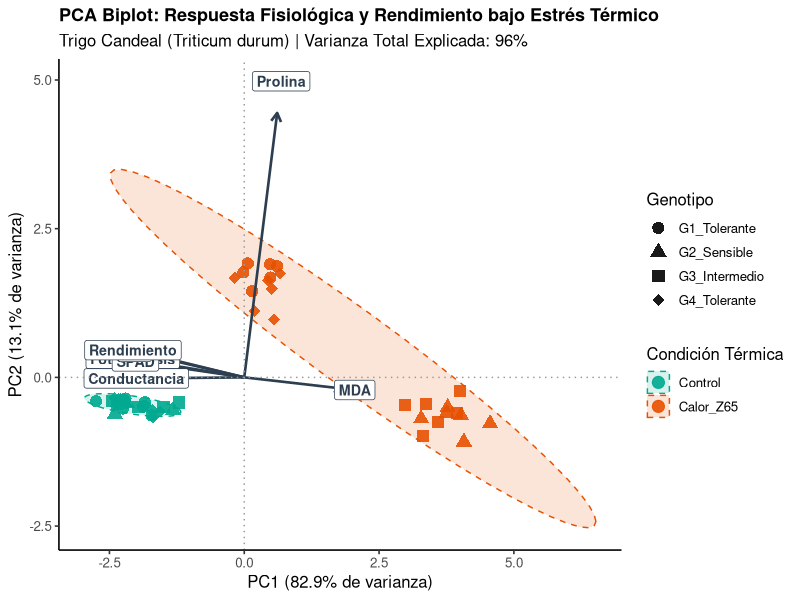

This chart was generated by the following R code:
# ============================================================================
# 03_pca_biplot_fisiologia.R — PCA BIPLOT MULTIVARIADO EN FISIOLOGÍA VEGETAL
# Reducción de Dimensionalidad y Correlaciones Fisiológicas en Cultivos
# ============================================================================
# Aplicación: Integración de variables fisiológicas (fotosíntesis, SPAD, MDA,
# prolina, estabilidad de membrana) bajo estrés térmico en trigo durum.
# ============================================================================

library(tidyverse)
library(patchwork)

set.seed(555)

# 1. SIMULACIÓN DE DATASET MULTIDIMENSIONAL (FISIOLOGÍA + RENDIMIENTO)
# Factores: 4 Genotipos (G1_Tolerante, G2_Sensible, G3_Intermedio, G4_Tolerante)
# Tratamientos: Control (22°C) vs Estrés Térmico (38°C)
# 6 réplicas biológicas por combinación (N = 48)

genotipos <- c("G1_Tolerante", "G2_Sensible", "G3_Intermedio", "G4_Tolerante")
tratamientos <- c("Control", "Calor_Z65")
n_rep <- 6

df_base <- expand.grid(
  Genotipo = factor(genotipos, levels = genotipos),
  Tratamiento = factor(tratamientos, levels = tratamientos),
  Replica = 1:n_rep
)

# Generar variables fisiológicas correlacionadas
datos_fisiologia <- df_base %>%
  mutate(
    # Fotosíntesis neta (An: umol CO2 / m2 s)
    Fotosintesis = case_when(
      Tratamiento == "Control" ~ rnorm(n(), mean = 24, sd = 1.5),
      Genotipo %in% c("G1_Tolerante", "G4_Tolerante") ~ rnorm(n(), mean = 19, sd = 1.2),
      TRUE ~ rnorm(n(), mean = 11, sd = 1.4)
    ),
    # Conductancia estomática (gs: mol H2O / m2 s)
    Conductancia = Fotosintesis * 0.015 + rnorm(n(), 0, 0.03),
    # Contenido de clorofila (SPAD)
    SPAD = Fotosintesis * 1.5 + rnorm(n(), 15, 2.0),
    # Daño oxidativo: Malondialdehído (MDA: nmol/g MF) - Negativamente correlacionado
    MDA = case_when(
      Tratamiento == "Control" ~ rnorm(n(), mean = 8, sd = 1.0),
      Genotipo %in% c("G1_Tolerante", "G4_Tolerante") ~ rnorm(n(), mean = 14, sd = 1.5),
      TRUE ~ rnorm(n(), mean = 26, sd = 2.2)
    ),
    # Osmoprotector: Prolina libre (umol/g MF)
    Prolina = case_when(
      Tratamiento == "Control" ~ rnorm(n(), mean = 3.5, sd = 0.5),
      Genotipo %in% c("G1_Tolerante", "G4_Tolerante") ~ rnorm(n(), mean = 16.5, sd = 1.8),
      TRUE ~ rnorm(n(), mean = 7.0, sd = 1.2)
    ),
    # Índice de estabilidad de membrana (MSI: %)
    MSI = pmin(pmax(85 - (MDA * 1.8) + rnorm(n(), 0, 2.5), 30), 95),
    # Rendimiento de grano (g/planta)
    Rendimiento = (Fotosintesis * 0.4) + (MSI * 0.15) - (MDA * 0.2) + rnorm(n(), 0, 0.8)
  )

vars_numericas <- c("Fotosintesis", "Conductancia", "SPAD", "MDA", "Prolina", "MSI", "Rendimiento")
print(head(datos_fisiologia[, c("Genotipo", "Tratamiento", vars_numericas)], 6))

# ============================================================================
# 2. CÁLCULO DE PCA (Estandarización Z-score con scale = TRUE)
# ============================================================================
cat("\n--- [1] EJECUCIÓN DEL ANÁLISIS DE COMPONENTES PRINCIPALES (PCA) ---\n")
matriz_datos <- datos_fisiologia[, vars_numericas]
pca_res <- prcomp(matriz_datos, scale. = TRUE, center = TRUE)

# Varianza explicada por componente
var_exp <- pca_res$sdev^2 / sum(pca_res$sdev^2) * 100
pc1_var <- round(var_exp[1], 1)
pc2_var <- round(var_exp[2], 1)

cat("Varianza explicada por PC1:", pc1_var, "%\n")
cat("Varianza explicada por PC2:", pc2_var, "%\n")
cat("Varianza acumulada (PC1 + PC2):", round(pc1_var + pc2_var, 1), "%\n")

# ============================================================================
# 3. EXTRACCIÓN DE SCORES Y CARGAS (LOADINGS)
# ============================================================================
scores_df <- as.data.frame(pca_res$x) %>%
  bind_cols(datos_fisiologia[, c("Genotipo", "Tratamiento", "Replica")])

# Cargas factoriales (vectores)
loadings_df <- as.data.frame(pca_res$rotation) %>%
  mutate(Variable = rownames(pca_res$rotation))

# Factor de escala para que las flechas encajen armónicamente en el biplot
mult_escala <- 4.5
loadings_df <- loadings_df %>%
  mutate(
    PC1_scale = PC1 * mult_escala,
    PC2_scale = PC2 * mult_escala
  )

# ============================================================================
# 4. CONSTRUCCIÓN DEL PCA BIPLOT DE NIVEL DE PUBLICACIÓN
# ============================================================================
p_biplot <- ggplot() +
  # Elipses de concentración del 95% por Tratamiento
  stat_ellipse(
    data = scores_df,
    aes(x = PC1, y = PC2, fill = Tratamiento, color = Tratamiento),
    geom = "polygon",
    alpha = 0.15,
    level = 0.95,
    linetype = "dashed"
  ) +
  # Puntos de muestras individuales
  geom_point(
    data = scores_df,
    aes(x = PC1, y = PC2, color = Tratamiento, shape = Genotipo),
    size = 3.8,
    alpha = 0.9
  ) +
  # Vectores de carga de variables
  geom_segment(
    data = loadings_df,
    aes(x = 0, y = 0, xend = PC1_scale, yend = PC2_scale),
    arrow = grid::arrow(length = grid::unit(0.25, "cm")),
    color = "#2C3E50",
    linewidth = 0.9
  ) +
  # Etiquetas de variables con fondo blanco para legibilidad
  geom_label(
    data = loadings_df,
    aes(x = PC1_scale * 1.12, y = PC2_scale * 1.12, label = Variable),
    color = "#2C3E50",
    fontface = "bold",
    size = 3.6,
    fill = "white",
    linewidth = 0.2
  ) +
  # Ejes en cero
  geom_hline(yintercept = 0, linetype = "dotted", color = "grey60") +
  geom_vline(xintercept = 0, linetype = "dotted", color = "grey60") +
  # Colores y formas
  scale_color_manual(values = c("Control" = "#00A88F", "Calor_Z65" = "#E65100")) +
  scale_fill_manual(values = c("Control" = "#00A88F", "Calor_Z65" = "#E65100")) +
  scale_shape_manual(values = c(16, 17, 15, 18)) +
  labs(
    title = "PCA Biplot: Respuesta Fisiológica y Rendimiento bajo Estrés Térmico",
    subtitle = paste0("Trigo Candeal (Triticum durum) | Varianza Total Explicada: ", round(pc1_var + pc2_var, 1), "%"),
    x = paste0("PC1 (", pc1_var, "% de varianza)"),
    y = paste0("PC2 (", pc2_var, "% de varianza)"),
    color = "Condición Térmica",
    fill = "Condición Térmica",
    shape = "Genotipo"
  ) +
  theme_classic(base_size = 12) +
  theme(
    plot.title = element_text(face = "bold", size = 13),
    legend.position = "right",
    legend.box = "vertical"
  )

print(p_biplot)

cat("\n--- Script 03 PCA Biplot finalizado correctamente ---\n")
